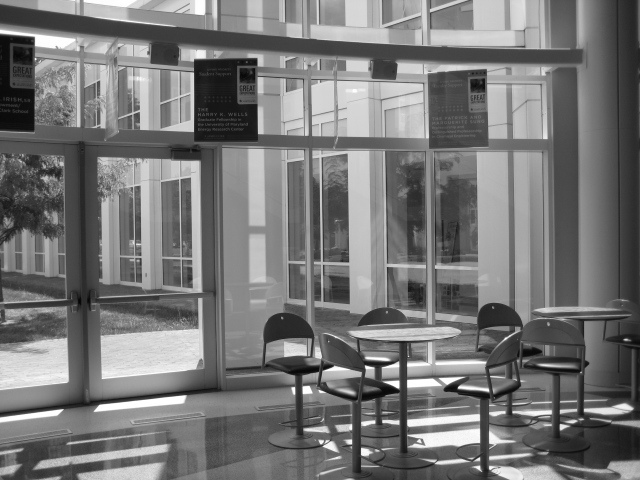
#> input picture neg/UMD_028.jpg, 640 x 480 px; its folder holds 4 pictures in this run
$ python resize.py
#> lines starting #> are read from the running program, lines starting #| are printed output that depends on the picture
import os, sys
import cv2 as cv

for image_path in os.listdir('./neg'):
    path = os.path.join('./neg', image_path)
    image = cv.imread(path)
#> image is the input picture: shape (480, 640, 3); min 4, max 255, mean 118.6
    height, width, channels = image.shape
#> height = 480; width = 640; channels = 3

    print(width, height)
#| 640 480

    resized = cv.resize(image, (100, 100))
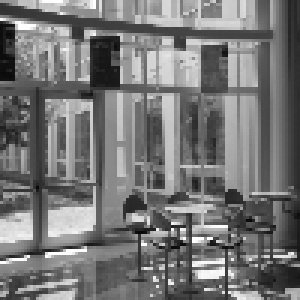
#> resized: shape (100, 100, 3) (shown 3 times larger); min 8, max 255, mean 118.1
    resized_path = os.path.join('./neg-resized', image_path)
    cv.imwrite(resized_path, resized)
#> pass 2 of the loop `for image_path in os.listdir('./neg'):`:
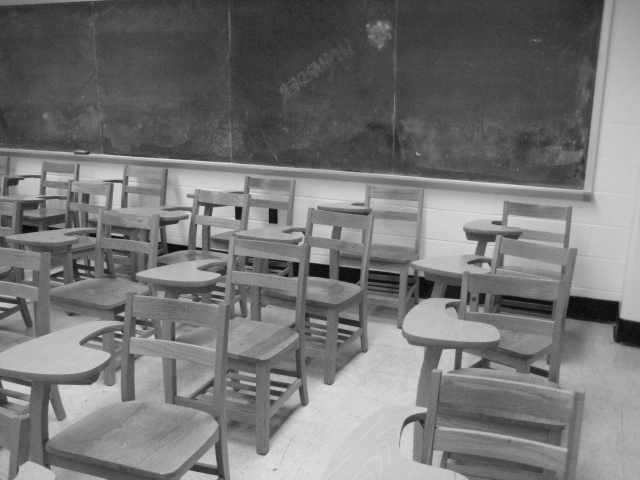
#> input picture neg/UMD_051.jpg, 640 x 480 px
#> image is the input picture: shape (480, 640, 3); min 6, max 228, mean 117.7
#| 640 480
#> `resized = cv.resize(image, (100, 100))`:
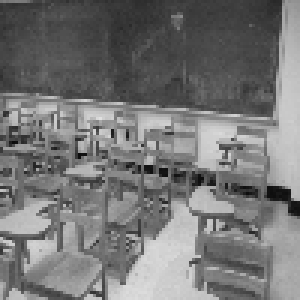
#> resized: shape (100, 100, 3) (shown 3 times larger); min 10, max 224, mean 117.8
#> pass 3 of the loop `for image_path in os.listdir('./neg'):`:
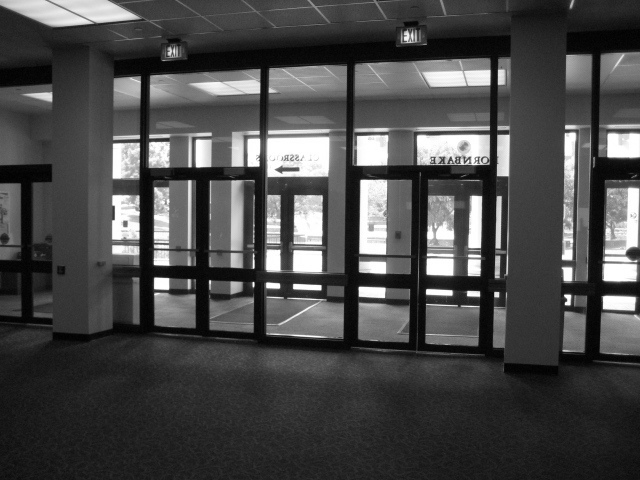
#> input picture neg/UMD_063.jpg, 640 x 480 px
#> image is the input picture: shape (480, 640, 3); min 0, max 255, mean 72.9
#| 640 480
#> `resized = cv.resize(image, (100, 100))`:
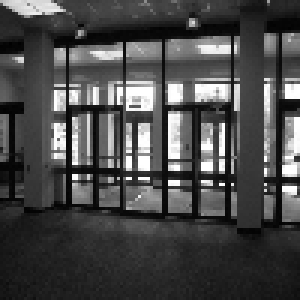
#> resized: shape (100, 100, 3) (shown 3 times larger); min 1, max 255, mean 73.1
#> the loop made 4 passes; the first 3 are shown
